Frame 1 (no input): blank canvas, image omitted
Frame 60 (the mouse pressed at the canvas centre just before this capture): blank canvas, image omitted
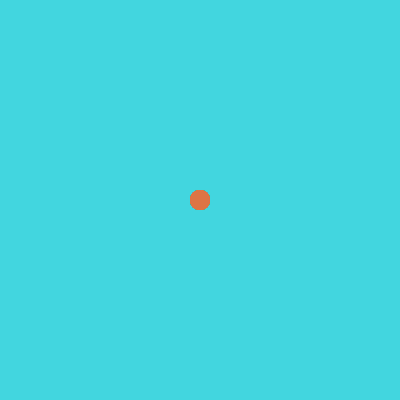
Frame 120 (the mouse held since frame 60 and released just before this capture)

The Processing sketch whose frames 1 and 60 were blank and that drew this single picture after the mouse press (run headless with seeded random() and noise(); from frame 60 on, the mouse is pressed at the canvas centre):

// Processing sketch: processing_60069
// ── processing_60069.pde

void setup (){

  size(400,400);
  background(66,214,223);
  rectMode(CENTER);
  noStroke();
  smooth();
  frameRate(10);
}

void draw (){

  if(mousePressed)
  {
  fill(223,114,66,80); 
  ellipse(mouseX,mouseY,20,20);
  
  }else{
  
  fill(225,50); 
  ellipse(mouseX,mouseY,mouseX,mouseY);
  }
    
}
